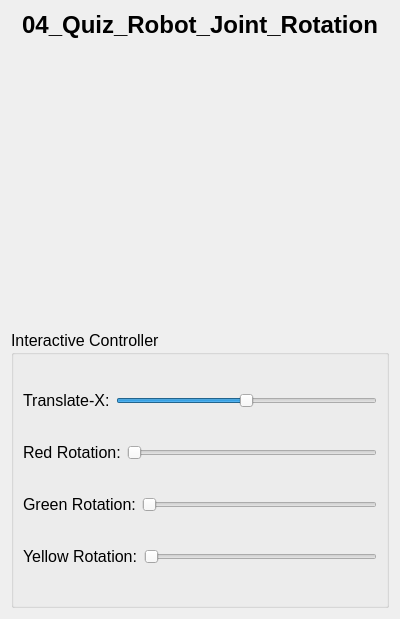
<?xml version="1.0" encoding="UTF-8"?>
<ui version="4.0">
 <class>window</class>
 <widget class="QWidget" name="window">
  <property name="geometry">
   <rect>
    <x>0</x>
    <y>0</y>
    <width>400</width>
    <height>619</height>
   </rect>
  </property>
  <property name="windowTitle">
   <string>window</string>
  </property>
  <layout class="QGridLayout" name="gridLayout">
   <item row="1" column="0">
    <widget class="glWidget" name="widget" native="true">
     <property name="enabled">
      <bool>true</bool>
     </property>
    </widget>
   </item>
   <item row="0" column="0">
    <widget class="QLabel" name="label">
     <property name="sizePolicy">
      <sizepolicy hsizetype="Preferred" vsizetype="Fixed">
       <horstretch>0</horstretch>
       <verstretch>0</verstretch>
      </sizepolicy>
     </property>
     <property name="font">
      <font>
       <pointsize>18</pointsize>
       <bold>true</bold>
      </font>
     </property>
     <property name="text">
      <string>04_Quiz_Robot_Joint_Rotation</string>
     </property>
     <property name="alignment">
      <set>Qt::AlignCenter</set>
     </property>
    </widget>
   </item>
   <item row="2" column="0">
    <widget class="QGroupBox" name="groupBox">
     <property name="font">
      <font>
       <pointsize>12</pointsize>
       <bold>false</bold>
      </font>
     </property>
     <property name="title">
      <string>Interactive Controller</string>
     </property>
     <layout class="QVBoxLayout" name="verticalLayout">
      <item>
       <layout class="QHBoxLayout" name="horizontalLayout">
        <item>
         <widget class="QLabel" name="label_2">
          <property name="text">
           <string>Translate-X:</string>
          </property>
         </widget>
        </item>
        <item>
         <widget class="QSlider" name="xTranslateSlider">
          <property name="minimum">
           <number>-100</number>
          </property>
          <property name="maximum">
           <number>100</number>
          </property>
          <property name="orientation">
           <enum>Qt::Horizontal</enum>
          </property>
         </widget>
        </item>
       </layout>
      </item>
      <item>
       <layout class="QHBoxLayout" name="horizontalLayout_2">
        <item>
         <widget class="QLabel" name="label_3">
          <property name="text">
           <string>Red Rotation:</string>
          </property>
         </widget>
        </item>
        <item>
         <widget class="QSlider" name="jointRedSlider">
          <property name="maximum">
           <number>45</number>
          </property>
          <property name="orientation">
           <enum>Qt::Horizontal</enum>
          </property>
         </widget>
        </item>
       </layout>
      </item>
      <item>
       <layout class="QHBoxLayout" name="horizontalLayout_3">
        <item>
         <widget class="QLabel" name="label_4">
          <property name="text">
           <string>Green Rotation:</string>
          </property>
         </widget>
        </item>
        <item>
         <widget class="QSlider" name="jointGreenSlider">
          <property name="maximum">
           <number>45</number>
          </property>
          <property name="orientation">
           <enum>Qt::Horizontal</enum>
          </property>
         </widget>
        </item>
       </layout>
      </item>
      <item>
       <layout class="QHBoxLayout" name="horizontalLayout_4">
        <item>
         <widget class="QLabel" name="label_5">
          <property name="text">
           <string>Yellow Rotation:</string>
          </property>
         </widget>
        </item>
        <item>
         <widget class="QSlider" name="jointYellowSlider">
          <property name="maximum">
           <number>45</number>
          </property>
          <property name="orientation">
           <enum>Qt::Horizontal</enum>
          </property>
         </widget>
        </item>
       </layout>
      </item>
     </layout>
    </widget>
   </item>
  </layout>
 </widget>
 <customwidgets>
  <customwidget>
   <class>glWidget</class>
   <extends>QWidget</extends>
   <header location="global">glwidget.h</header>
   <container>1</container>
   <slots>
    <slot>setXTranslate(int)</slot>
    <slot>setJointForRedRotation(int)</slot>
    <slot>setJointForGreenRotation(int)</slot>
    <slot>setJointForYellowRotation(int)</slot>
   </slots>
  </customwidget>
 </customwidgets>
 <resources/>
 <connections>
  <connection>
   <sender>xTranslateSlider</sender>
   <signal>valueChanged(int)</signal>
   <receiver>widget</receiver>
   <slot>setXTranslate(int)</slot>
   <hints>
    <hint type="sourcelabel">
     <x>143</x>
     <y>382</y>
    </hint>
    <hint type="destinationlabel">
     <x>137</x>
     <y>289</y>
    </hint>
   </hints>
  </connection>
  <connection>
   <sender>jointRedSlider</sender>
   <signal>valueChanged(int)</signal>
   <receiver>widget</receiver>
   <slot>setJointForRedRotation(int)</slot>
   <hints>
    <hint type="sourcelabel">
     <x>160</x>
     <y>448</y>
    </hint>
    <hint type="destinationlabel">
     <x>168</x>
     <y>303</y>
    </hint>
   </hints>
  </connection>
  <connection>
   <sender>jointGreenSlider</sender>
   <signal>valueChanged(int)</signal>
   <receiver>widget</receiver>
   <slot>setJointForGreenRotation(int)</slot>
   <hints>
    <hint type="sourcelabel">
     <x>198</x>
     <y>509</y>
    </hint>
    <hint type="destinationlabel">
     <x>201</x>
     <y>312</y>
    </hint>
   </hints>
  </connection>
  <connection>
   <sender>jointYellowSlider</sender>
   <signal>valueChanged(int)</signal>
   <receiver>widget</receiver>
   <slot>setJointForYellowRotation(int)</slot>
   <hints>
    <hint type="sourcelabel">
     <x>221</x>
     <y>572</y>
    </hint>
    <hint type="destinationlabel">
     <x>230</x>
     <y>315</y>
    </hint>
   </hints>
  </connection>
 </connections>
</ui>
